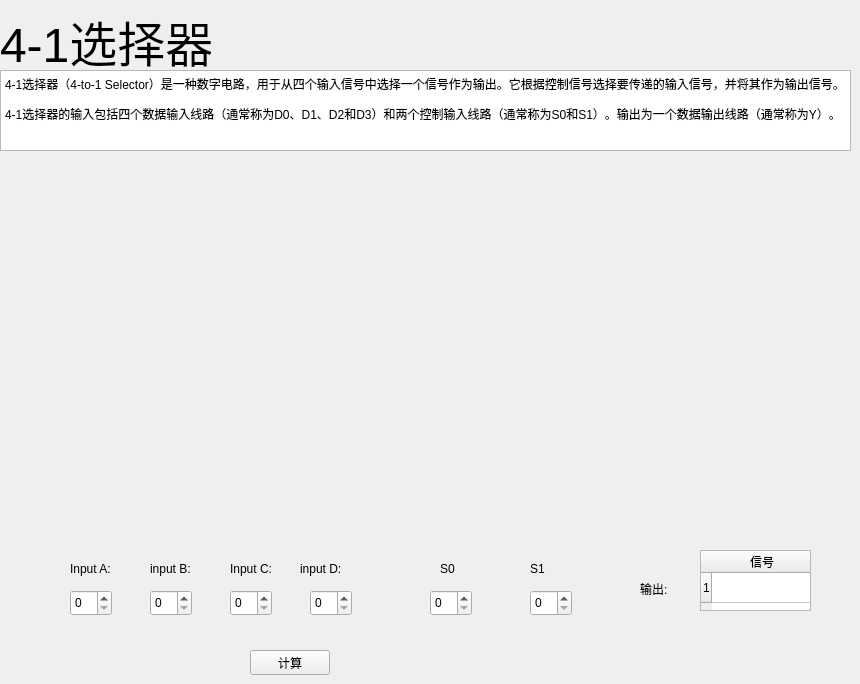
        <widget class="QWidget" name="page_8">
         <widget class="QLabel" name="label_8">
          <property name="geometry">
           <rect>
            <x>0</x>
            <y>0</y>
            <width>211</width>
            <height>81</height>
           </rect>
          </property>
          <property name="font">
           <font>
            <pointsize>36</pointsize>
           </font>
          </property>
          <property name="text">
           <string>4-1选择器</string>
          </property>
         </widget>
         <widget class="QTextBrowser" name="textBrowser_8">
          <property name="geometry">
           <rect>
            <x>0</x>
            <y>70</y>
            <width>851</width>
            <height>81</height>
           </rect>
          </property>
          <property name="html">
           <string>&lt;!DOCTYPE HTML PUBLIC &quot;-//W3C//DTD HTML 4.0//EN&quot; &quot;http://www.w3.org/TR/REC-html40/strict.dtd&quot;&gt;
&lt;html&gt;&lt;head&gt;&lt;meta name=&quot;qrichtext&quot; content=&quot;1&quot; /&gt;&lt;style type=&quot;text/css&quot;&gt;
p, li { white-space: pre-wrap; }
&lt;/style&gt;&lt;/head&gt;&lt;body style=&quot; font-family:'Sans Serif'; font-size:9pt; font-weight:400; font-style:normal;&quot;&gt;
&lt;p style=&quot; margin-top:12px; margin-bottom:12px; margin-left:0px; margin-right:0px; -qt-block-indent:0; text-indent:0px;&quot;&gt;4-1选择器（4-to-1 Selector）是一种数字电路，用于从四个输入信号中选择一个信号作为输出。它根据控制信号选择要传递的输入信号，并将其作为输出信号。&lt;/p&gt;
&lt;p style=&quot; margin-top:12px; margin-bottom:12px; margin-left:0px; margin-right:0px; -qt-block-indent:0; text-indent:0px;&quot;&gt;4-1选择器的输入包括四个数据输入线路（通常称为D0、D1、D2和D3）和两个控制输入线路（通常称为S0和S1）。输出为一个数据输出线路（通常称为Y）。&lt;/p&gt;&lt;/body&gt;&lt;/html&gt;</string>
          </property>
         </widget>
         <widget class="QLabel" name="label_45">
          <property name="geometry">
           <rect>
            <x>70</x>
            <y>560</y>
            <width>54</width>
            <height>17</height>
           </rect>
          </property>
          <property name="text">
           <string>Input A:</string>
          </property>
         </widget>
         <widget class="QLabel" name="label_46">
          <property name="geometry">
           <rect>
            <x>150</x>
            <y>560</y>
            <width>54</width>
            <height>17</height>
           </rect>
          </property>
          <property name="text">
           <string>input B:</string>
          </property>
         </widget>
         <widget class="QSpinBox" name="spinBox_17">
          <property name="geometry">
           <rect>
            <x>70</x>
            <y>590</y>
            <width>42</width>
            <height>26</height>
           </rect>
          </property>
         </widget>
         <widget class="QLabel" name="label_47">
          <property name="geometry">
           <rect>
            <x>640</x>
            <y>580</y>
            <width>54</width>
            <height>17</height>
           </rect>
          </property>
          <property name="text">
           <string>输出:</string>
          </property>
         </widget>
         <widget class="QTableWidget" name="table_full_add_9">
          <property name="geometry">
           <rect>
            <x>700</x>
            <y>550</y>
            <width>111</width>
            <height>61</height>
           </rect>
          </property>
          <property name="rowCount">
           <number>1</number>
          </property>
          <property name="columnCount">
           <number>1</number>
          </property>
          <row/>
          <column>
           <property name="text">
            <string>信号</string>
           </property>
          </column>
         </widget>
         <widget class="QPushButton" name="pushButton_9">
          <property name="geometry">
           <rect>
            <x>250</x>
            <y>650</y>
            <width>80</width>
            <height>25</height>
           </rect>
          </property>
          <property name="text">
           <string>计算</string>
          </property>
         </widget>
         <widget class="QSpinBox" name="spinBox_18">
          <property name="geometry">
           <rect>
            <x>150</x>
            <y>590</y>
            <width>42</width>
            <height>26</height>
           </rect>
          </property>
         </widget>
         <widget class="QLabel" name="label_131">
          <property name="geometry">
           <rect>
            <x>300</x>
            <y>560</y>
            <width>54</width>
            <height>17</height>
           </rect>
          </property>
          <property name="text">
           <string>input D:</string>
          </property>
         </widget>
         <widget class="QSpinBox" name="spinBox_63">
          <property name="geometry">
           <rect>
            <x>230</x>
            <y>590</y>
            <width>42</width>
            <height>26</height>
           </rect>
          </property>
         </widget>
         <widget class="QSpinBox" name="spinBox_64">
          <property name="geometry">
           <rect>
            <x>310</x>
            <y>590</y>
            <width>42</width>
            <height>26</height>
           </rect>
          </property>
         </widget>
         <widget class="QLabel" name="label_132">
          <property name="geometry">
           <rect>
            <x>230</x>
            <y>560</y>
            <width>54</width>
            <height>17</height>
           </rect>
          </property>
          <property name="text">
           <string>Input C:</string>
          </property>
         </widget>
         <widget class="QLabel" name="label_179">
          <property name="geometry">
           <rect>
            <x>440</x>
            <y>560</y>
            <width>54</width>
            <height>17</height>
           </rect>
          </property>
          <property name="text">
           <string>S0</string>
          </property>
         </widget>
         <widget class="QLabel" name="label_180">
          <property name="geometry">
           <rect>
            <x>530</x>
            <y>560</y>
            <width>54</width>
            <height>17</height>
           </rect>
          </property>
          <property name="text">
           <string>S1</string>
          </property>
         </widget>
         <widget class="QSpinBox" name="spinBox_92">
          <property name="geometry">
           <rect>
            <x>430</x>
            <y>590</y>
            <width>42</width>
            <height>26</height>
           </rect>
          </property>
         </widget>
         <widget class="QSpinBox" name="spinBox_93">
          <property name="geometry">
           <rect>
            <x>530</x>
            <y>590</y>
            <width>42</width>
            <height>26</height>
           </rect>
          </property>
         </widget>
         <widget class="QLabel" name="label_20">
          <property name="geometry">
           <rect>
            <x>270</x>
            <y>160</y>
            <width>241</width>
            <height>391</height>
           </rect>
          </property>
          <property name="layoutDirection">
           <enum>Qt::LeftToRight</enum>
          </property>
          <property name="text">
           <string/>
          </property>
          <property name="pixmap">
           <pixmap resource="imgs/here.qrc">:/imgs/Mux_from_3_state_buffers.png</pixmap>
          </property>
         </widget>
        </widget>
